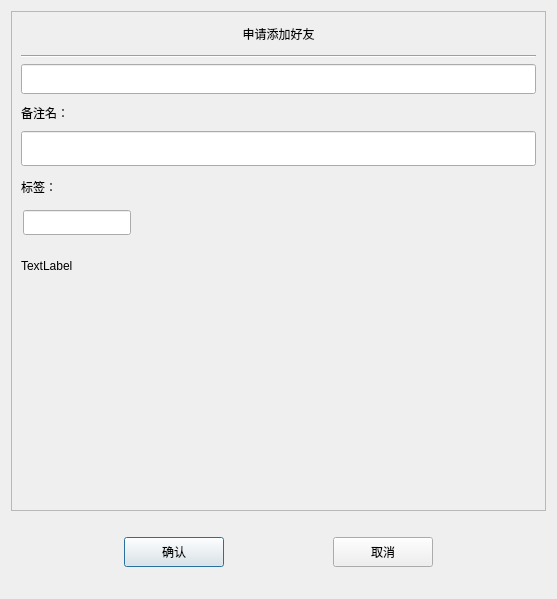
<?xml version="1.0" encoding="UTF-8"?>
<ui version="4.0">
 <class>AuthenFriend</class>
 <widget class="QDialog" name="AuthenFriend">
  <property name="geometry">
   <rect>
    <x>0</x>
    <y>0</y>
    <width>557</width>
    <height>599</height>
   </rect>
  </property>
  <property name="windowTitle">
   <string>Dialog</string>
  </property>
  <layout class="QVBoxLayout" name="verticalLayout">
   <item>
    <widget class="QScrollArea" name="scrollArea">
     <property name="minimumSize">
      <size>
       <width>0</width>
       <height>500</height>
      </size>
     </property>
     <property name="widgetResizable">
      <bool>true</bool>
     </property>
     <widget class="QWidget" name="scrollcontent">
      <property name="geometry">
       <rect>
        <x>0</x>
        <y>0</y>
        <width>537</width>
        <height>498</height>
       </rect>
      </property>
      <layout class="QVBoxLayout" name="verticalLayout_2">
       <property name="spacing">
        <number>0</number>
       </property>
       <property name="leftMargin">
        <number>0</number>
       </property>
       <property name="rightMargin">
        <number>0</number>
       </property>
       <item>
        <widget class="QLabel" name="apply_lb">
         <property name="minimumSize">
          <size>
           <width>0</width>
           <height>25</height>
          </size>
         </property>
         <property name="maximumSize">
          <size>
           <width>16777215</width>
           <height>25</height>
          </size>
         </property>
         <property name="text">
          <string>申请添加好友</string>
         </property>
         <property name="alignment">
          <set>Qt::AlignmentFlag::AlignCenter</set>
         </property>
        </widget>
       </item>
       <item>
        <widget class="QWidget" name="apply_wid" native="true">
         <layout class="QVBoxLayout" name="verticalLayout_3">
          <item>
           <widget class="Line" name="line">
            <property name="orientation">
             <enum>Qt::Orientation::Horizontal</enum>
            </property>
           </widget>
          </item>
          <item>
           <widget class="CustomizeEdit" name="name_ed">
            <property name="minimumSize">
             <size>
              <width>0</width>
              <height>30</height>
             </size>
            </property>
           </widget>
          </item>
          <item>
           <widget class="QLabel" name="label_2">
            <property name="minimumSize">
             <size>
              <width>0</width>
              <height>25</height>
             </size>
            </property>
            <property name="maximumSize">
             <size>
              <width>16777215</width>
              <height>25</height>
             </size>
            </property>
            <property name="text">
             <string>备注名：</string>
            </property>
           </widget>
          </item>
          <item>
           <widget class="CustomizeEdit" name="back_ed">
            <property name="minimumSize">
             <size>
              <width>0</width>
              <height>35</height>
             </size>
            </property>
           </widget>
          </item>
          <item>
           <widget class="QLabel" name="label_3">
            <property name="minimumSize">
             <size>
              <width>0</width>
              <height>30</height>
             </size>
            </property>
            <property name="maximumSize">
             <size>
              <width>16777215</width>
              <height>30</height>
             </size>
            </property>
            <property name="text">
             <string>标签：</string>
            </property>
           </widget>
          </item>
          <item>
           <widget class="QWidget" name="lb_group_wid" native="true">
            <property name="minimumSize">
             <size>
              <width>0</width>
              <height>50</height>
             </size>
            </property>
            <layout class="QVBoxLayout" name="verticalLayout_4">
             <property name="spacing">
              <number>0</number>
             </property>
             <property name="leftMargin">
              <number>0</number>
             </property>
             <property name="topMargin">
              <number>0</number>
             </property>
             <property name="rightMargin">
              <number>0</number>
             </property>
             <property name="bottomMargin">
              <number>0</number>
             </property>
             <item>
              <widget class="QWidget" name="gridWidget" native="true">
               <property name="sizePolicy">
                <sizepolicy hsizetype="Preferred" vsizetype="Preferred">
                 <horstretch>0</horstretch>
                 <verstretch>40</verstretch>
                </sizepolicy>
               </property>
               <property name="minimumSize">
                <size>
                 <width>0</width>
                 <height>40</height>
                </size>
               </property>
               <property name="maximumSize">
                <size>
                 <width>16777215</width>
                 <height>40</height>
                </size>
               </property>
               <widget class="CustomizeEdit" name="lb_ed">
                <property name="geometry">
                 <rect>
                  <x>2</x>
                  <y>2</y>
                  <width>108</width>
                  <height>25</height>
                 </rect>
                </property>
                <property name="maximumSize">
                 <size>
                  <width>16777215</width>
                  <height>35</height>
                 </size>
                </property>
               </widget>
              </widget>
             </item>
             <item>
              <widget class="QWidget" name="input_tip_wid" native="true">
               <property name="minimumSize">
                <size>
                 <width>0</width>
                 <height>35</height>
                </size>
               </property>
               <property name="maximumSize">
                <size>
                 <width>16777215</width>
                 <height>35</height>
                </size>
               </property>
               <layout class="QVBoxLayout" name="verticalLayout_5">
                <property name="spacing">
                 <number>0</number>
                </property>
                <property name="leftMargin">
                 <number>0</number>
                </property>
                <property name="topMargin">
                 <number>0</number>
                </property>
                <property name="bottomMargin">
                 <number>0</number>
                </property>
                <item>
                 <widget class="ClickedOnceLabel" name="tip_lb">
                  <property name="text">
                   <string>TextLabel</string>
                  </property>
                 </widget>
                </item>
               </layout>
              </widget>
             </item>
            </layout>
           </widget>
          </item>
         </layout>
        </widget>
       </item>
       <item>
        <widget class="QWidget" name="widget" native="true">
         <property name="minimumSize">
          <size>
           <width>0</width>
           <height>60</height>
          </size>
         </property>
         <layout class="QHBoxLayout" name="horizontalLayout_2">
          <property name="leftMargin">
           <number>0</number>
          </property>
          <property name="topMargin">
           <number>0</number>
          </property>
          <property name="rightMargin">
           <number>0</number>
          </property>
          <property name="bottomMargin">
           <number>0</number>
          </property>
          <item>
           <widget class="QWidget" name="lb_list" native="true">
            <property name="minimumSize">
             <size>
              <width>287</width>
              <height>50</height>
             </size>
            </property>
            <property name="maximumSize">
             <size>
              <width>287</width>
              <height>16777215</height>
             </size>
            </property>
           </widget>
          </item>
          <item>
           <widget class="QWidget" name="more_lb_wid" native="true">
            <property name="minimumSize">
             <size>
              <width>30</width>
              <height>0</height>
             </size>
            </property>
            <property name="maximumSize">
             <size>
              <width>30</width>
              <height>16777215</height>
             </size>
            </property>
            <layout class="QVBoxLayout" name="verticalLayout_6">
             <property name="spacing">
              <number>0</number>
             </property>
             <item>
              <spacer name="verticalSpacer_4">
               <property name="orientation">
                <enum>Qt::Orientation::Vertical</enum>
               </property>
               <property name="sizeHint" stdset="0">
                <size>
                 <width>20</width>
                 <height>40</height>
                </size>
               </property>
              </spacer>
             </item>
             <item>
              <widget class="ClickedOnceLabel" name="more_lb">
               <property name="minimumSize">
                <size>
                 <width>25</width>
                 <height>25</height>
                </size>
               </property>
               <property name="maximumSize">
                <size>
                 <width>25</width>
                 <height>25</height>
                </size>
               </property>
               <property name="text">
                <string/>
               </property>
              </widget>
             </item>
             <item>
              <spacer name="verticalSpacer_3">
               <property name="orientation">
                <enum>Qt::Orientation::Vertical</enum>
               </property>
               <property name="sizeHint" stdset="0">
                <size>
                 <width>20</width>
                 <height>40</height>
                </size>
               </property>
              </spacer>
             </item>
            </layout>
           </widget>
          </item>
         </layout>
        </widget>
       </item>
      </layout>
     </widget>
    </widget>
   </item>
   <item>
    <spacer name="verticalSpacer_2">
     <property name="orientation">
      <enum>Qt::Orientation::Vertical</enum>
     </property>
     <property name="sizeType">
      <enum>QSizePolicy::Policy::Fixed</enum>
     </property>
     <property name="sizeHint" stdset="0">
      <size>
       <width>20</width>
       <height>10</height>
      </size>
     </property>
    </spacer>
   </item>
   <item>
    <widget class="QWidget" name="apply_sure_wid" native="true">
     <property name="minimumSize">
      <size>
       <width>0</width>
       <height>50</height>
      </size>
     </property>
     <layout class="QHBoxLayout" name="horizontalLayout">
      <item>
       <spacer name="horizontalSpacer">
        <property name="orientation">
         <enum>Qt::Orientation::Horizontal</enum>
        </property>
        <property name="sizeHint" stdset="0">
         <size>
          <width>40</width>
          <height>20</height>
         </size>
        </property>
       </spacer>
      </item>
      <item>
       <widget class="ClickedBtn" name="sure_btn">
        <property name="minimumSize">
         <size>
          <width>100</width>
          <height>30</height>
         </size>
        </property>
        <property name="text">
         <string>确认</string>
        </property>
       </widget>
      </item>
      <item>
       <spacer name="horizontalSpacer_3">
        <property name="orientation">
         <enum>Qt::Orientation::Horizontal</enum>
        </property>
        <property name="sizeHint" stdset="0">
         <size>
          <width>40</width>
          <height>20</height>
         </size>
        </property>
       </spacer>
      </item>
      <item>
       <widget class="ClickedBtn" name="cancel_btn">
        <property name="minimumSize">
         <size>
          <width>100</width>
          <height>30</height>
         </size>
        </property>
        <property name="text">
         <string>取消</string>
        </property>
       </widget>
      </item>
      <item>
       <spacer name="horizontalSpacer_2">
        <property name="orientation">
         <enum>Qt::Orientation::Horizontal</enum>
        </property>
        <property name="sizeHint" stdset="0">
         <size>
          <width>40</width>
          <height>20</height>
         </size>
        </property>
       </spacer>
      </item>
     </layout>
    </widget>
   </item>
   <item>
    <spacer name="verticalSpacer">
     <property name="orientation">
      <enum>Qt::Orientation::Vertical</enum>
     </property>
     <property name="sizeHint" stdset="0">
      <size>
       <width>20</width>
       <height>40</height>
      </size>
     </property>
    </spacer>
   </item>
  </layout>
 </widget>
 <customwidgets>
  <customwidget>
   <class>ClickedBtn</class>
   <extends>QPushButton</extends>
   <header location="global">clickedbtn.h</header>
  </customwidget>
  <customwidget>
   <class>CustomizeEdit</class>
   <extends>QLineEdit</extends>
   <header location="global">customizeedit.h</header>
  </customwidget>
  <customwidget>
   <class>ClickedOnceLabel</class>
   <extends>QLabel</extends>
   <header location="global">clickedoncelabel.h</header>
  </customwidget>
 </customwidgets>
 <resources/>
 <connections/>
</ui>
